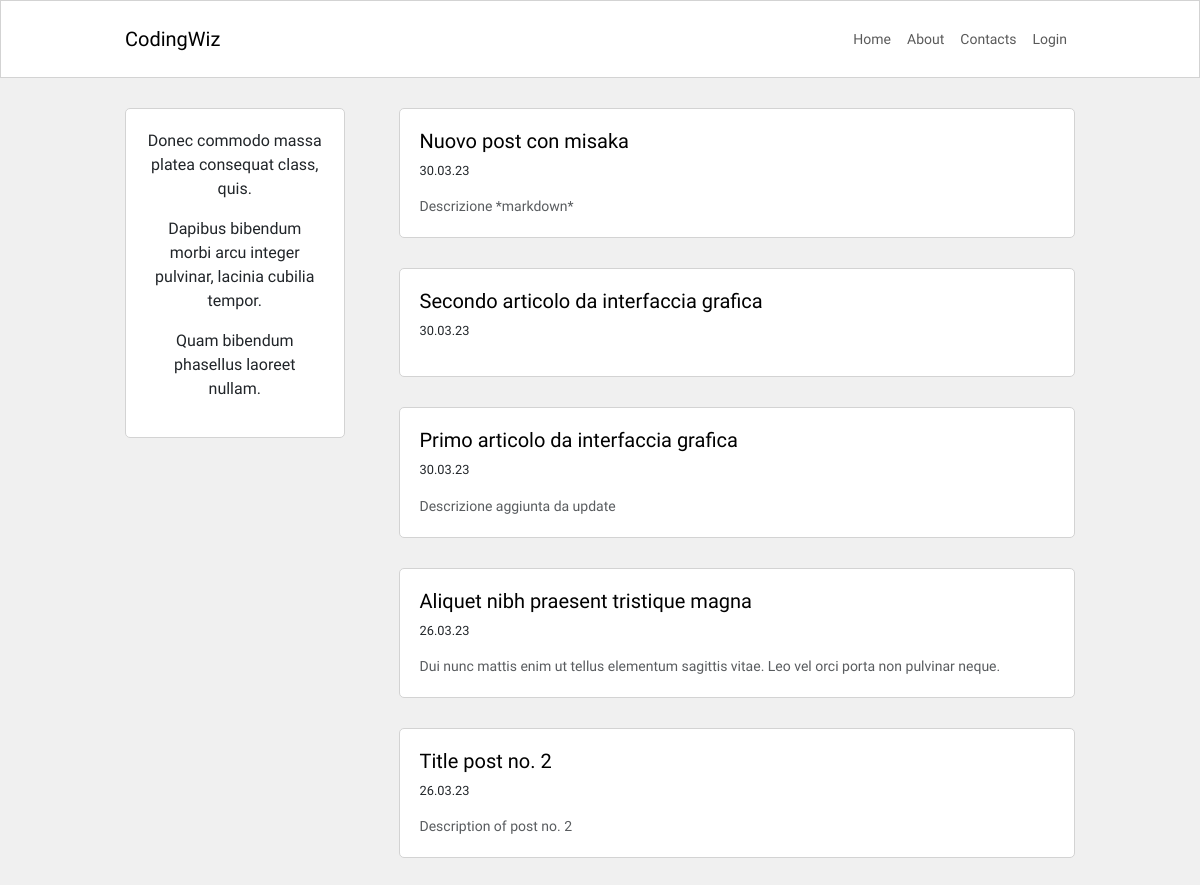
Before: / with the older database file.
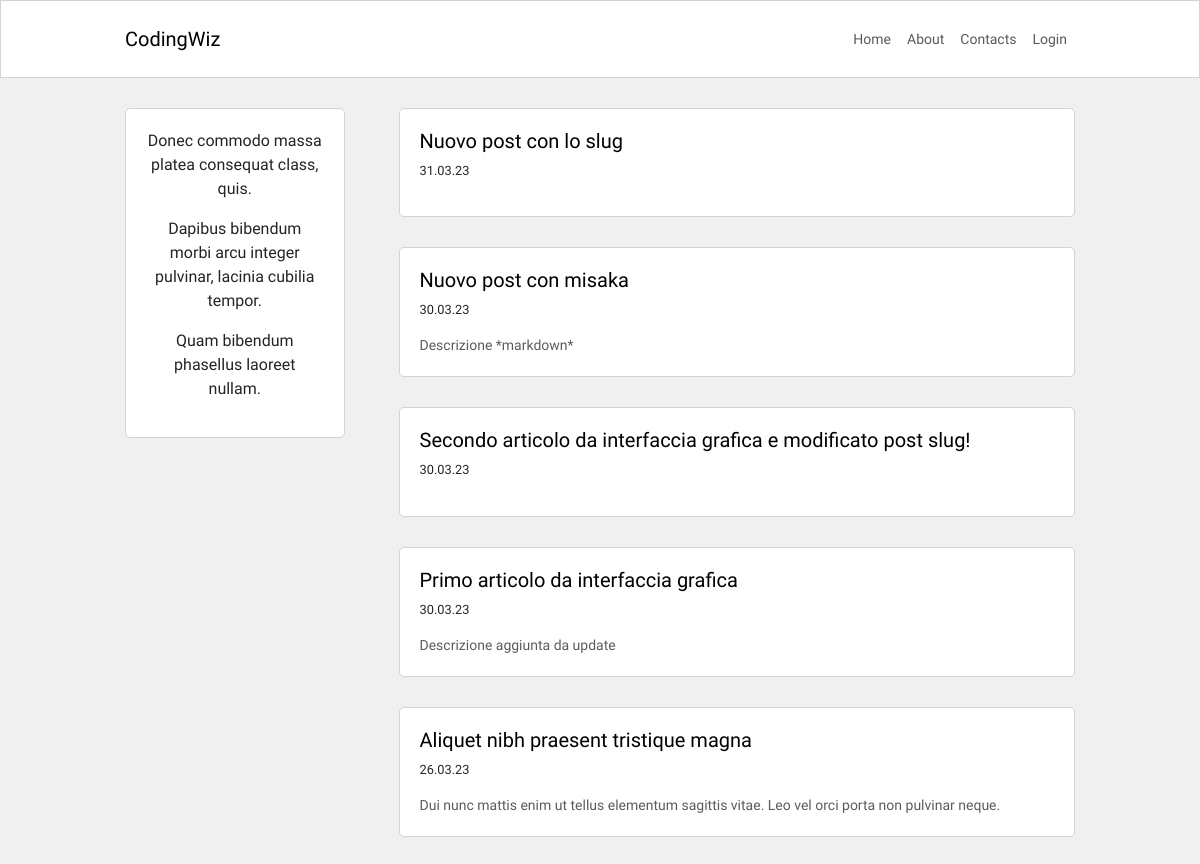
After: the same page with the newer database file.
### blog/models.py (models this page shows, shortened)
class Post(db.Model):
    id = db.Column(db.Integer, primary_key=True)
    user_id = db.Column(db.Integer, db.ForeignKey('user.id'), nullable=False)
    created_at = db.Column(db.DateTime, default=datetime.now)
    title = db.Column(db.String(120), nullable=False)
    description = db.Column(db.String(240))
    body = db.Column(db.Text(), nullable=False)
    slug = db.Column(db.String(250))

### blog/routes.py (the view)
@app.route("/")
def homepage():
    posts = Post.query.order_by(Post.created_at.desc()).all()
    return render_template("homepage.html", posts=posts)

### blog/templates/homepage.html (shortened to what this page needs)
{% extends 'base.html' %}
{% block content %}
    <div class="container content-container">
        <div class="row no-gutters">
            <div class="col-md-9 order-md-2">
                {% for post in posts %}
                <div class="single-post-home">
                    <h5>
                        <a class="custom-link" href="{{ url_for('post_detail', post_slug=post.slug) }}">{{ post.title }}</a>
                    </h5>
                    <p class="p-small-created-date">{{ post.created_at.strftime('%d.%m.%y') }}</p>
                    {% if post.description %}
                    <p class="p-small-description text-muted mb-0">{{ post.description }}</p>
                    {% endif %}
                </div>
                {% endfor %}
            </div>
            <div class="col-md-3 order-md-1">
                <div class="about-snippet-block text-center">
                    {{ lipsum(n=3, min=5, max=10) }}
                </div>
            </div>
        </div>
    </div>
{% endblock content %}

### blog/templates/base.html (shortened to what this page needs)
<!DOCTYPE html>
<html lang="en">
<head>
    <link href="https://cdn.jsdelivr.net/npm/bootstrap@5.3.0-alpha2/dist/css/bootstrap.min.css" rel="stylesheet" >
    <link rel="stylesheet" href= "{{ url_for('static', filename="blog.css") }}">
</head>
<body>
    <nav class="navbar navbar-expand-lg navbar-bg-white">
        <div class="container navbar-container">
            <a class="navbar-brand" href="{{ url_for('homepage') }}">CodingWiz</a>
            <div class="collapse navbar-collapse" id="navbarSupportedContent">
              <div class="navbar-nav ms-auto">
                  <a class="nav-item nav-link" href="{{ url_for('homepage') }}">Home</a>
                  <a class="nav-item nav-link" href="{{ url_for('about') }}">About</a>
                  <a class="nav-item nav-link" href="#">Contacts</a>
                  {% if current_user.is_authenticated %}
                  <a class="nav-item nav-link" href="{{ url_for('post_create') }}">Create post</a>
                  <a class="nav-item nav-link" href="{{ url_for('logout') }}">Logout</a>
                  {% else %}
                  <a class="nav-item nav-link" href="{{ url_for('login') }}">Login</a>
                  {% endif %}
              </div>
          </div>
        </div>
    </nav>
    {% block content %}
    {% endblock content %}
</body>
</html>

### blog/static/blog.css (style rules this page uses)
html, body { font-family: 'Montserrat', sans-serif; background-color: #f0f0f0; }
.navbar-bg-white { background-color: white; border: 1px solid #d3d3d3; }
.content-container { max-width: 950px; margin-top: 30px; margin-bottom: 30px; padding: 0px; }
.navbar-container { max-width: 950px; padding: 10px 0px 10px 0px; font-size: 0.875rem; }
.single-post-home { background-color: white; border: 1px solid #d3d3d3; border-radius: 5px; padding: 20px; margin-bottom: 30px; }
.about-snippet-block { background-color: white; border: 1px solid #d3d3d3; border-radius: 5px; padding: 20px; }
.p-small-description { font-size: 0.875rem; }
.p-small-created-date { font-size: 0.800rem; }
.custom-link { color: black; text-decoration: none; }
@media (min-width:768px) { .single-post-home { margin-left: 30px; } }

Changed rows visible on the page:
removed Post: title "Title post no. 2", created_at "26.03.23", description "Description of post no. 2"
added Post: title "Nuovo post con lo slug", created_at "31.03.23"
changed Post: title "Secondo articolo da interfaccia grafica" → "Secondo articolo da interfaccia grafica e modificato post slug!"
